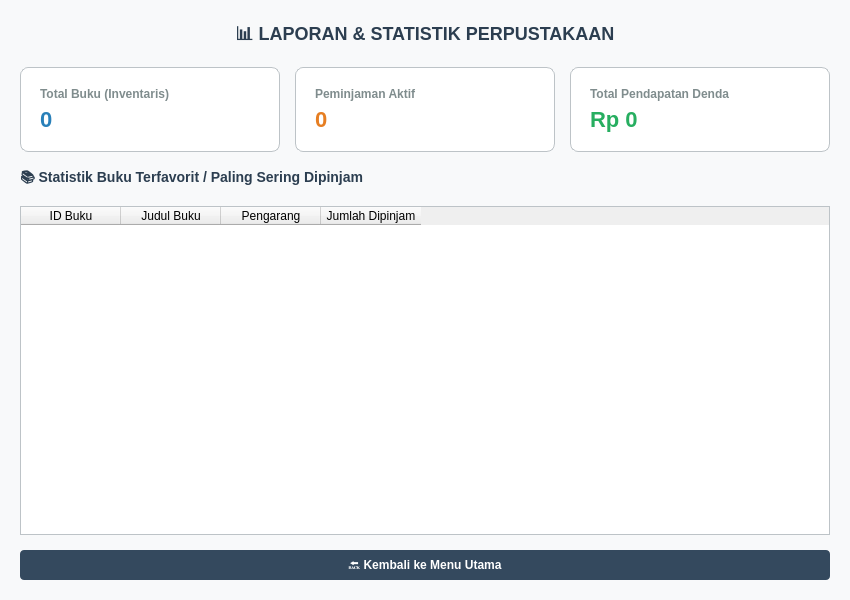
<?xml version="1.0" encoding="UTF-8"?>
<ui version="4.0">
 <class>LaporanWindow</class>
 <widget class="QMainWindow" name="LaporanWindow">
  <property name="geometry">
   <rect>
    <x>0</x>
    <y>0</y>
    <width>850</width>
    <height>600</height>
   </rect>
  </property>
  <property name="windowTitle">
   <string>Perpustakaan - Laporan &amp; Statistik</string>
  </property>
  <property name="styleSheet">
   <string notr="true">QMainWindow { 
background-color: #F8F9FA; 
} 
QLabel#lblTitle { 
font-size: 18px; 
font-weight: bold; 
color: #2C3E50; 
} 
QLabel { 
font-size: 12px; 
color: #333; 
} 
QFrame#card1, QFrame#card2, QFrame#card3 {
    background-color: white;
    border: 1px solid #BDC3C7;
    border-radius: 8px;
    padding: 10px;
}
QPushButton { 
    background-color: #34495E; 
    color: white; 
    border: none; 
    border-radius: 4px; 
    padding: 8px 15px; 
    font-weight: bold; 
} 
QPushButton:hover { 
    background-color: #415B76; 
} 
QTableWidget { 
    background-color: white; 
    border: 1px solid #BDC3C7; 
    gridline-color: #ECF0F1; 
}</string>
  </property>
  <widget class="QWidget" name="centralwidget">
   <layout class="QVBoxLayout" name="verticalLayoutMain">
    <property name="leftMargin"><number>20</number></property>
    <property name="topMargin"><number>20</number></property>
    <property name="rightMargin"><number>20</number></property>
    <property name="bottomMargin"><number>20</number></property>
    <property name="spacing"><number>15</number></property>
    <item>
     <widget class="QLabel" name="lblTitle">
      <property name="text"><string>📊 LAPORAN &amp; STATISTIK PERPUSTAKAAN</string></property>
      <property name="alignment"><set>Qt::AlignCenter</set></property>
     </widget>
    </item>
    <item>
     <layout class="QHBoxLayout" name="horizontalLayoutCards">
      <property name="spacing"><number>15</number></property>
      <item>
       <widget class="QFrame" name="card1">
        <layout class="QVBoxLayout" name="vboxCard1">
         <item><widget class="QLabel" name="lblCard1Title"><property name="text"><string>Total Buku (Inventaris)</string></property><property name="styleSheet"><string notr="true">color: #7F8C8D; font-weight: bold;</string></property></widget></item>
         <item><widget class="QLabel" name="valTotalBuku"><property name="text"><string>0</string></property><property name="styleSheet"><string notr="true">font-size: 22px; font-weight: bold; color: #2980B9;</string></property></widget></item>
        </layout>
       </widget>
      </item>
      <item>
       <widget class="QFrame" name="card2">
        <layout class="QVBoxLayout" name="vboxCard2">
         <item><widget class="QLabel" name="lblCard2Title"><property name="text"><string>Peminjaman Aktif</string></property><property name="styleSheet"><string notr="true">color: #7F8C8D; font-weight: bold;</string></property></widget></item>
         <item><widget class="QLabel" name="valActiveLoans"><property name="text"><string>0</string></property><property name="styleSheet"><string notr="true">font-size: 22px; font-weight: bold; color: #E67E22;</string></property></widget></item>
        </layout>
       </widget>
      </item>
      <item>
       <widget class="QFrame" name="card3">
        <layout class="QVBoxLayout" name="vboxCard3">
         <item><widget class="QLabel" name="lblCard3Title"><property name="text"><string>Total Pendapatan Denda</string></property><property name="styleSheet"><string notr="true">color: #7F8C8D; font-weight: bold;</string></property></widget></item>
         <item><widget class="QLabel" name="valTotalDenda"><property name="text"><string>Rp 0</string></property><property name="styleSheet"><string notr="true">font-size: 22px; font-weight: bold; color: #27AE60;</string></property></widget></item>
        </layout>
       </widget>
      </item>
     </layout>
    </item>
    <item>
     <widget class="QLabel" name="lblTableTitle">
      <property name="styleSheet"><string notr="true">font-weight: bold; color: #2C3E50; font-size: 14px;</string></property>
      <property name="text"><string>📚 Statistik Buku Terfavorit / Paling Sering Dipinjam</string></property>
     </widget>
    </item>
    <item>
     <widget class="QTableWidget" name="tableStatistik">
      <column><property name="text"><string>ID Buku</string></property></column>
      <column><property name="text"><string>Judul Buku</string></property></column>
      <column><property name="text"><string>Pengarang</string></property></column>
      <column><property name="text"><string>Jumlah Dipinjam</string></property></column>
     </widget>
    </item>
    <item>
     <widget class="QPushButton" name="btnKembali">
      <property name="text"><string>🔙 Kembali ke Menu Utama</string></property>
     </widget>
    </item>
   </layout>
  </widget>
 </widget>
 <resources/>
 <connections/>
</ui>
